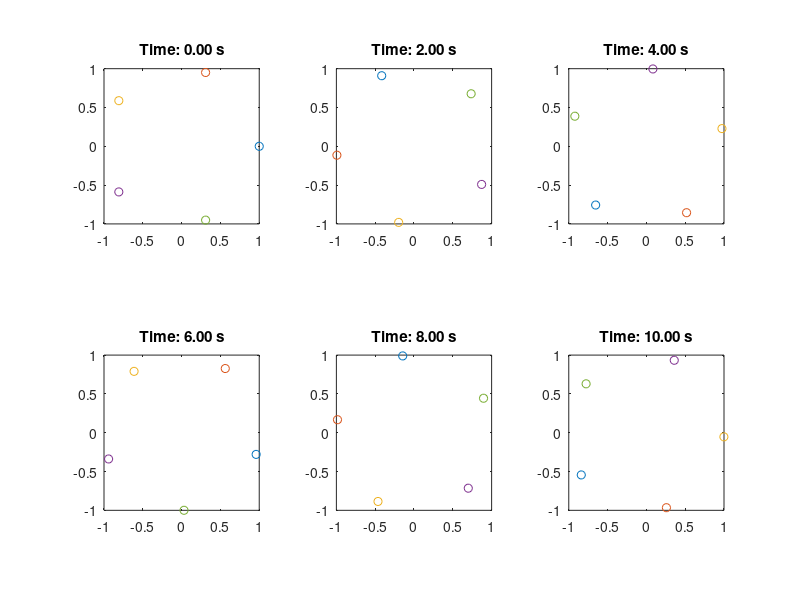
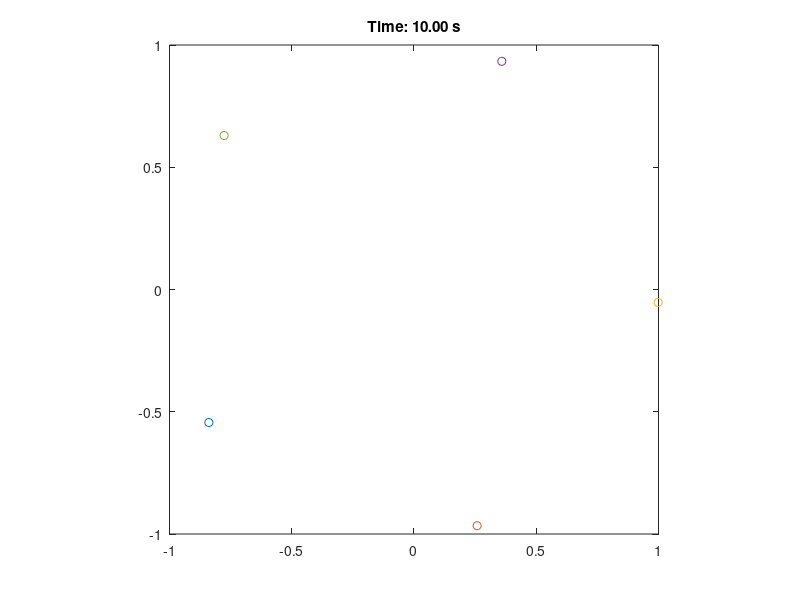

The MATLAB source for these figures, in order:
clear
close all

%% パラメータ
St = 0.1; % サンプリング時間
Ke = 100; % 繰返し回数
N = 5; % エージェント数

x = zeros(N,Ke+1); % x座標の初期化
y = zeros(N,Ke+1); % y座標の初期化
t = zeros(1,Ke+1); % 時間の初期化

%% シミュレーション
for k = 1:Ke+1 % ステップ（時間）についての繰返し
    t(k) = St*(k-1); % 対応する時間
    
    x(:,k) = cos(t(k)+2*pi/N*[0:N-1]'); % x座標の更新 x(エージェント番号，ステップ)
    y(:,k) = sin(t(k)+2*pi/N*[0:N-1]'); % y座標の更新 x(エージェント番号，ステップ)
    % 以下のような書き方もある
    % for i = 1:N % エージェントについての繰返し
    %    x(i,k) = cos(t(k)+2*pi*(i-1)/N); % x座標の更新 x(エージェント番号，ステップ)
    %    y(i,k) = sin(t(k)+2*pi*(i-1)/N); % y座標の更新 y(エージェント番号，ステップ)
    % end

end

%% 結果の表示
figure(1);
for j = 1:6
    k = round((j-1)/5*Ke)+1; % 対応ステップs
    subplot(2,3,j); % サブプロットの場所

    for i = 1:N       
        plot(x(i,k),y(i,k),'o');
        hold on;

    end
    hold off;
    axis([-1,1,-1,1]);
    axis square;
    title(['Time: ', num2str(t(k),'%.2f'), ' s']);

end

% 図の保存
f = gcf;
exportgraphics(f,'multiagent_simulation_2d.jpg','Resolution',300);

%% アニメーションによる表示
figure(2); % 図番号

for k = 1:Ke+1

    for i = 1:N        
        plot(x(i,k),y(i,k),'o'); % エージェントの位置の描画
        hold on; % 描画を消さない

    end

    hold off;
    axis([-1,1,-1,1]); % 図の大きさを指定
    axis square; % 図を正方形に
    title(['Time: ', num2str(t(k),'%.2f'), ' s']); % 経過時間の描画
    pause(0.1); % 動画の各ステップ毎の待ち時間

end